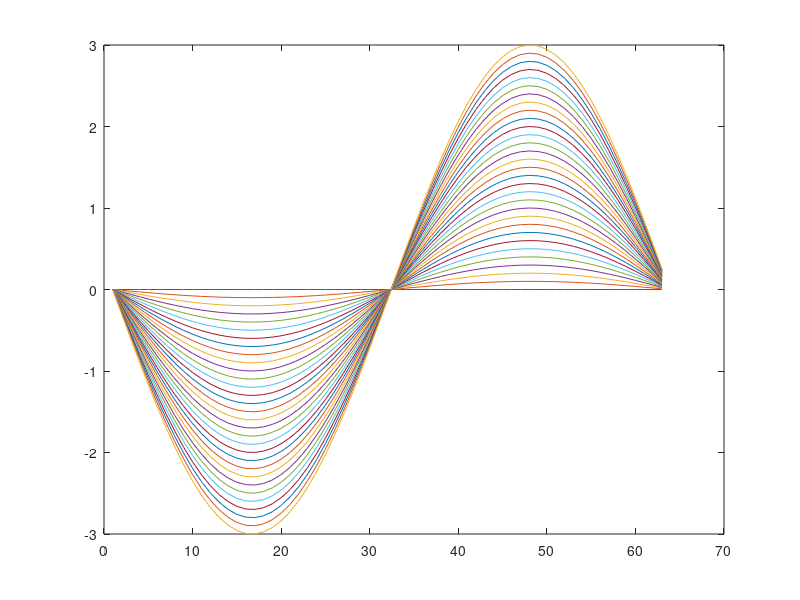

The MATLAB script that drew this image: (Note: this script raises an error after producing the figure.)
%
%  A demonstration file for gridLegend
%
% Adrian Cherry
% 2/11/2010

% Lets generate lots of data and plot it
y=[0:0.1:3.0]'*sin(-pi:0.1:pi);
hdlY=plot(y');

% now the standard legend function will probably flow off the figure
% although if you maximise it then you might see all of the legend,
% however the print preview is probably truncated.
legend(hdlY);
pause

% plot again this time using gridLegend to print the legend in 4 columns
hdlY=plot(y');
gridLegend(hdlY,4);
pause

% As standard the legend flows down filling the first column before
% moing onto the next. We can change this by using the Orientation
% horizontal option to fill across the rows before moving down a row.
gridLegend(hdlY,4,'Orientation','Horizontal');
pause 

% to use some options the standard legend function needs a key
for i=1:31,
    key{i}=sprintf('trace %d',i);
end

% here we place legend on the lefthand side and reduce the fontsize
hdlY=plot(y');
gridLegend(hdlY,2,key,'location','northoutside','Fontsize',8,'Box','off','XColor',[1 1 1],'YColor',[1 1 1]);
